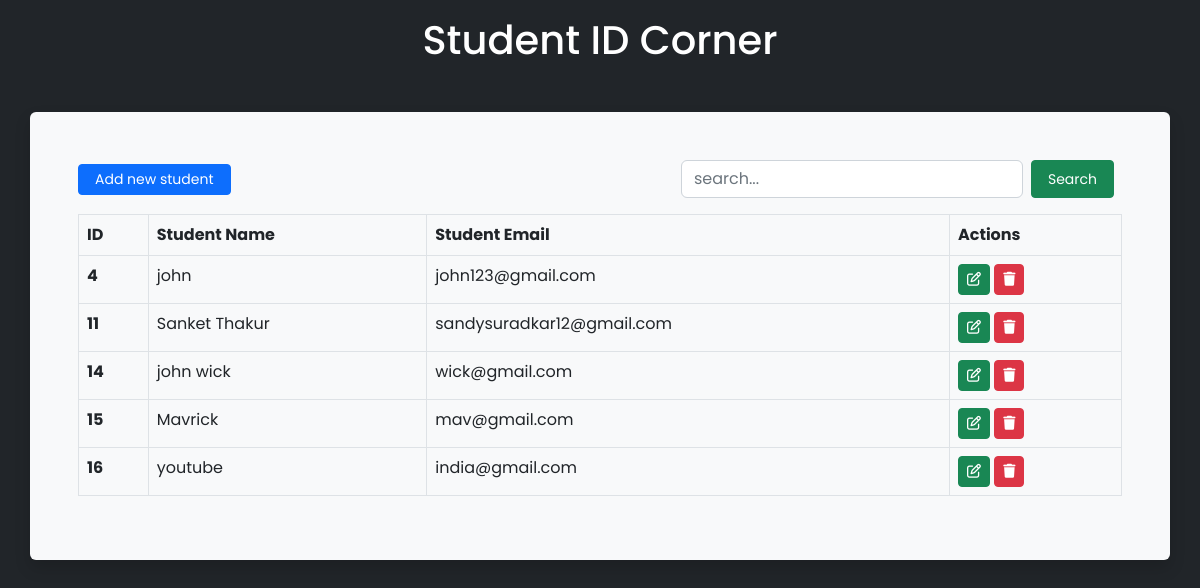
The page / on the database its author committed.
### crudapp/models.py (models this page shows, shortened)
class Student(models.Model):
    name = models.CharField(max_length=100, verbose_name="Student Name")
    email = models.EmailField(max_length=277, verbose_name="Student Email")

### crudapp/views.py (the view, shortened to what this page needs)
# urls.py: path('', views.index, name="index"),
def index(request):
    students = Student.objects.all()
    search_query = ""
    context = {"students": students, "search_query": search_query}
    return render(request, "index.html", context=context)

### crudapp/templates/index.html (shortened to what this page needs)
<!doctype html>
<html lang="en">
  <head>
    <link rel="stylesheet" href="https://cdnjs.cloudflare.com/ajax/libs/font-awesome/6.4.0/css/all.min.css" />
    <link href="https://cdn.jsdelivr.net/npm/bootstrap@5.2.3/dist/css/bootstrap.min.css" rel="stylesheet">
</head>
  <body class="bg-dark">
    <h1 style="color:white; text-align: center; margin-top:2vh;" > Student ID Corner </h1>
    <div class="container mt-5 p-5 rounded shadow bg-light">
        <div class="d-flex mb-3 justify-content-between align-items-center">
            <a href="" data-bs-toggle="modal" data-bs-target="#addnewstudentModal" class="btn btn-primary px-3 btn-sm">Add new student</a>
            <div class="">
                <form method="post" class="d-flex">
                    <input type="search" name="query" class="form-control" placeholder="search..." value="{{search_query}}">
                    <button class="btn btn-success btn-sm px-3 mx-2" name="search">Search</button>
                </form>
            </div>
        </div>
        <table class="table table-bordered">
            <thead>
                <tr>
                    <th scope="col">ID</th>
                    <th scope="col">Student Name</th>
                    <th scope="col">Student Email</th>
                    <th scope="col">Actions</th>
                </tr>
            </thead>
            <tbody>
                {% for student in students %}
                    <tr>
                        <th>{{student.id}}</th>
                        <td>{{student.name}}</td>
                        <td>{{student.email}}</td>
                        <td>
                            <a href="" data-bs-toggle="modal" data-bs-target="#updatestudentModal_{{student.id}}" class="btn btn-sm btn-success"><i class="fa-regular fa-pen-to-square"></i></a>
                            <a href="" data-bs-toggle="modal" data-bs-target="#deletestudentModal_{{student.id}}" class="btn btn-sm btn-danger"><i class="fa-solid fa-trash"></i></a>
                        </td>
                    </tr>
                {% endfor %}
            </tbody>
        </table>
    </div>
  </body>
</html>

### crudapp/templates/index.html (style rules this page uses)
* { font-family: 'Poppins', sans-serif; }

### rows shown on the page
Student: id "4", name "john", email "john123@gmail.com"
Student: id "11", name "Sanket Thakur", email "sandysuradkar12@gmail.com"
Student: id "14", name "john wick", email "wick@gmail.com"
Student: id "15", name "Mavrick", email "mav@gmail.com"
Student: id "16", name "youtube", email "india@gmail.com"
